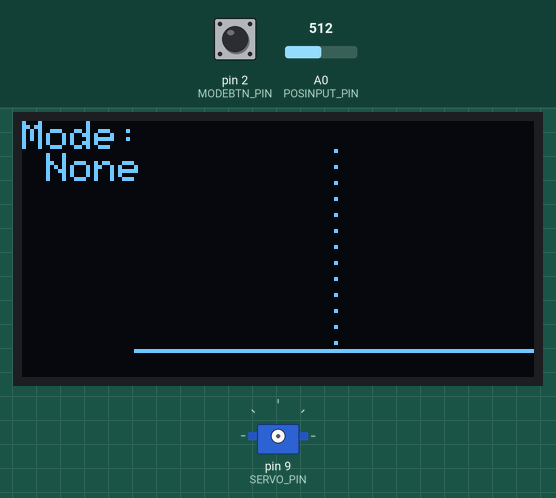
Recording of a sketch running on a simulated Arduino Uno, built with avr-gcc and run on an emulated ATmega328P. Shown: 128×64 one-colour display, servo. The inputs (shaded band) are chosen by the test bench; at power-on: pin 2 (MODEBTN_PIN) HIGH, A0 (POSINPUT_PIN) = 512.

Above: at 1.2 s.
1.3 s: pin 2 (MODEBTN_PIN) pulled LOW for 0.15 s
At 2.0 s:
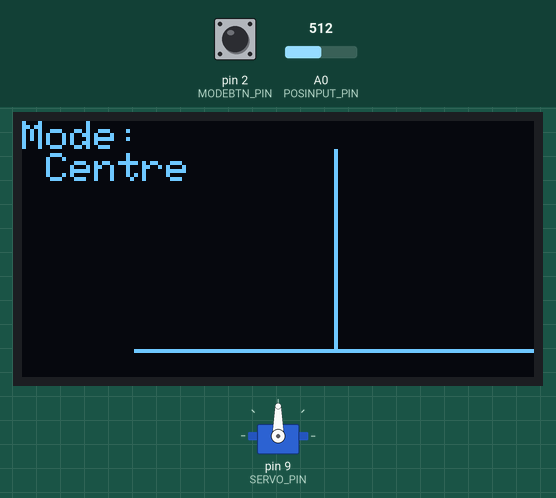
3.0 s: pin 2 (MODEBTN_PIN) pulled LOW for 1 s
At 4.6 s:
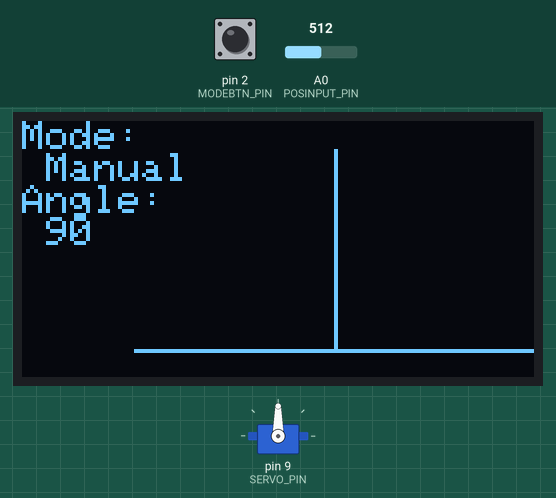
5.5 s: pin 2 (MODEBTN_PIN) pulled LOW for 0.15 s
At 5.84 s:
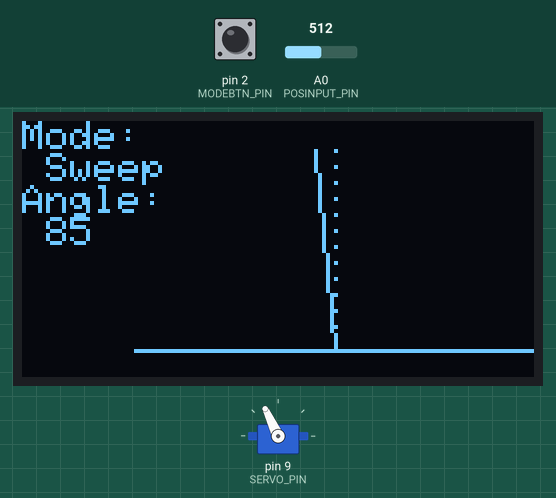
6.2 s: pin 2 (MODEBTN_PIN) pulled LOW for 3.2 s
At 10.6 s:
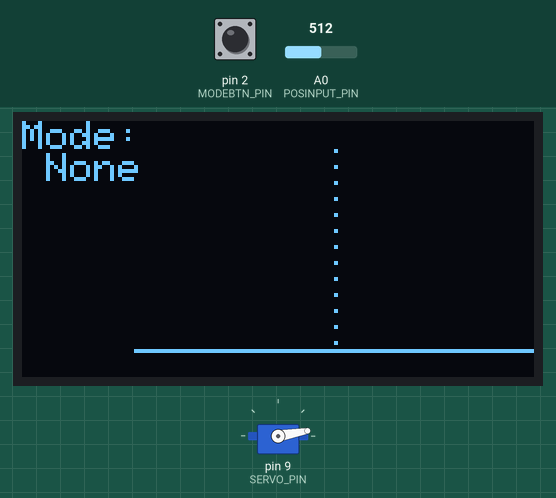
10.9 s: pin 2 (MODEBTN_PIN) pulsed LOW 5 times (0.12 s each, 0.3 s apart)
At 12.1 s:
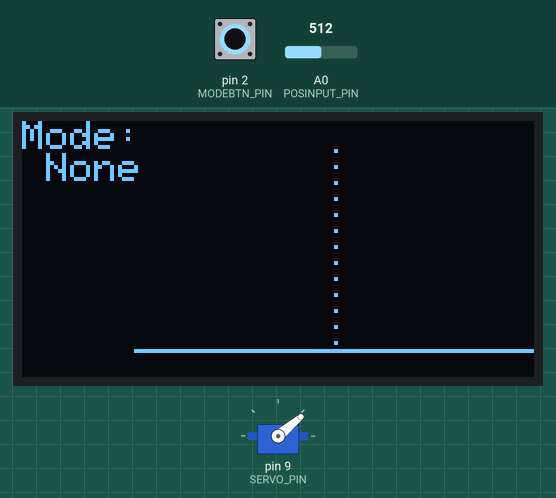
13.9 s: pin 2 (MODEBTN_PIN) pulsed LOW 2 times (0.12 s each, 0.3 s apart)
At 14.88 s:
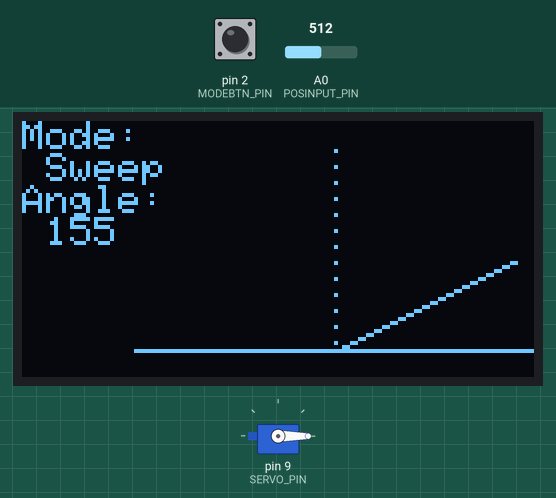
Timing chart, 0 to 18.4 s (numbered marks = the images above; inputs shaded):
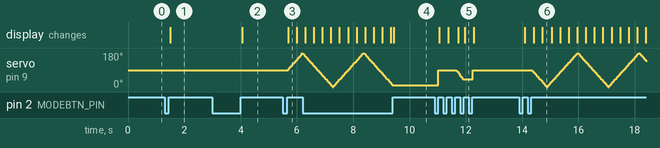

The sketch:

Servo_Tester.ino
```cpp
#include <SPI.h>
#include <Wire.h>
#include <Adafruit_GFX.h>
#include <Adafruit_SSD1306.h>

#include <Servo.h>

#define OLED_RESET 4

Adafruit_SSD1306 display(OLED_RESET);
Servo myservo;  // create servo object to control a servo

static const int SERVO_PIN = 9;
static const int MODEBTN_PIN = 2; //7 Interrupt
static const int POSINPUT_PIN = A0; // A0

int MODE_NULL = 0;
int MODE_CENTRE = 1;
int MODE_MANUAL = 2;
int MODE_SWEEP = 3;

int curMode = 0;
bool changingMode = false;
int pos = 90;
int sweepDir = 1;

void setup() {
  pinMode(MODEBTN_PIN, INPUT_PULLUP);
  attachInterrupt(digitalPinToInterrupt(MODEBTN_PIN), onModeBtnPressed, RISING);

  // Initialize display with the I2C addr
  display.begin(SSD1306_SWITCHCAPVCC, 0x3C);
  display.clearDisplay();
}

void loop() {
  display.clearDisplay();
  display.setTextSize(1);
  display.setTextColor(WHITE);
  display.setCursor(0, 0);

  if (changingMode && curMode != 0 && !myservo.attached()) {
    myservo.attach(SERVO_PIN);
  }

  if (curMode == MODE_CENTRE) {
    centreServo();

    display.println("Mode:\n Centre");
  } else if (curMode == MODE_SWEEP) {
    if (changingMode) {
      pos = 90;
    }

    sweepServo();

    display.println("Mode:\n Sweep");
    display.print("Angle:\n ");
    display.println(abs(pos - 180));
  } else if (curMode == MODE_MANUAL) {
    followServo();

    display.println("Mode:\n Manual");
    display.print("Angle:\n ");
    display.println(abs(pos - 180));
  } else {
    if (changingMode) {
      myservo.detach();
    }

    display.println("Mode:\n None");
  }

  changingMode = false;

  display.drawLine(28, 57, 128, 57, WHITE);

  for (int i = 7; i < 57; i += 4) {
    display.drawPixel(78, i, WHITE);
  }

  if (curMode != 0) {
    float rad = abs(pos - 180) * (PI / 180);
    int base = 78 - (50 * cos(rad));
    int rise = 57 - (50 * sin(rad));

    display.drawLine(78, 57, base, rise, WHITE);
  }

  display.display();
}

void onModeBtnPressed() {
  static unsigned long last_interrupt_time = 0;
  unsigned long interrupt_time = millis();

  // If interrupts come faster than 200ms, assume it's a bounce and ignore
  if (interrupt_time - last_interrupt_time > 200) {
    curMode += 1;
    changingMode = true;

    if (curMode > MODE_SWEEP) {
      curMode = 0;
    }
  }

  last_interrupt_time = interrupt_time;
}

void sweepServo() {
  int multiplier = 5;

  if (pos <= 0 && sweepDir < 0) {
    sweepDir = 1;
  } else if (pos >= 180 && sweepDir > 0) {
    sweepDir = -1;
  }

  pos += (sweepDir * multiplier);
  myservo.write(pos);
  delayMicroseconds(50);
}

void followServo() {
  int val = analogRead(POSINPUT_PIN);

  if (val <= 20) {
    val = 0;
  }

  if (val >= 1003) {
    val = 1023;
  }

  pos = map(val, 0, 1023, 0, 180);
  myservo.write(pos);
  delay(15);
}

void centreServo() {
  pos = 90;
  myservo.write(pos);
  delay(15);
}
```

Measured:
- after the input at 1.3 s, the display: changes after 0.21 s (image 1)
- after the input at 3.0 s, the display: changes after 1.1 s (image 2)
- after the input at 5.5 s, servo on pin 9 (SERVO_PIN): moves from 90° to 180° over 0.48 s, starting after 0.19 s; the display: changes after 0.19 s (image 3)
- after the input at 6.2 s, servo on pin 9 (SERVO_PIN): goes on until 9.4 s, then stays 10°; the display: first differs from a run without the input after 3.2 s (image 4)
- after the input at 10.9 s, servo on pin 9 (SERVO_PIN): ramps from 90° to 40° and jumps back, once every 1.2 s; the display: first changes after 0.16 s (image 5 shows a later state)
